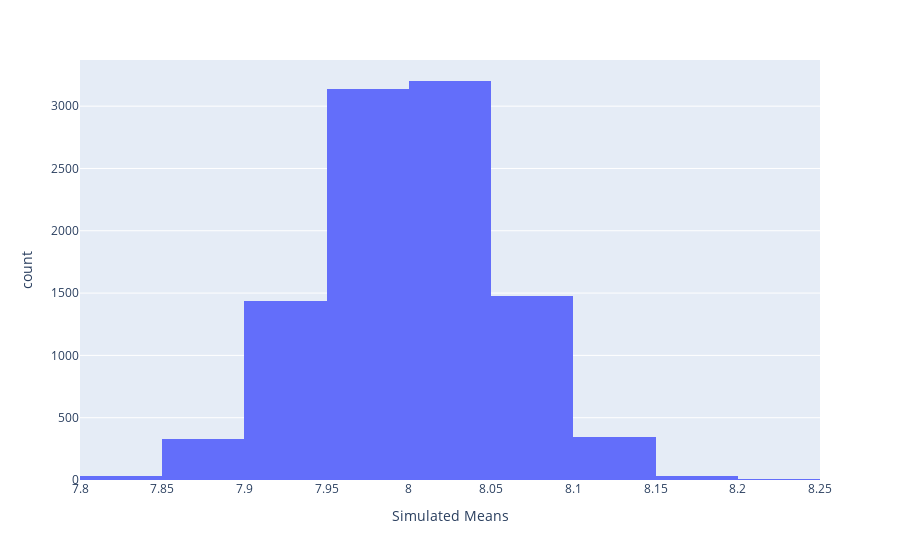

The code cell stored with this chart in its notebook:
### Markdown cell above
# p-value 

- **The probability of a test statistic being as or more extreme than the observed test statistic if the nulll hypothesis was true**

- We computed this p-value using simulation, based on the parameteric assumption of what the population is as specified by the null hypothesis

### Code cell
# (simulated) sampling distribution of x-bar under the null hypothesis
fig = px.histogram(pd.DataFrame({'Simulated Means': simulated_means}), x='Simulated Means', nbins=15)
fig.show()
# Qualitatively: 8.16... is quite rare
# Quantiatively: the p-value is 0.0034 (less than 1%... 0.34% exactly, to be precise)

### Figure 1 — Plotly figure (JSON) as saved in the notebook; plotly's stock layout.template omitted (floating-point values rounded to 4 significant figures; data arrays with more than 128 entries replaced by an {"elided": "..."} marker saying what was removed)
{"data": [{"alignmentgroup": "True", "bingroup": "x", "hovertemplate": "Simulated Means=%{x}<br>count=%{y}<extra></extra>", "legendgroup": "", "marker": {"color": "#636efa", "pattern": {"shape": ""}}, "name": "", "nbinsx": 15, "offsetgroup": "", "orientation": "v", "showlegend": false, "type": "histogram", "x": {"elided": "10000 float values"}, "xaxis": "x", "yaxis": "y"}], "layout": {"barmode": "relative", "legend": {"tracegroupgap": 0}, "margin": {"t": 60}, "xaxis": {"anchor": "y", "domain": [0, 1], "title": {"text": "Simulated Means"}}, "yaxis": {"anchor": "x", "domain": [0, 1], "title": {"text": "count"}}}}
